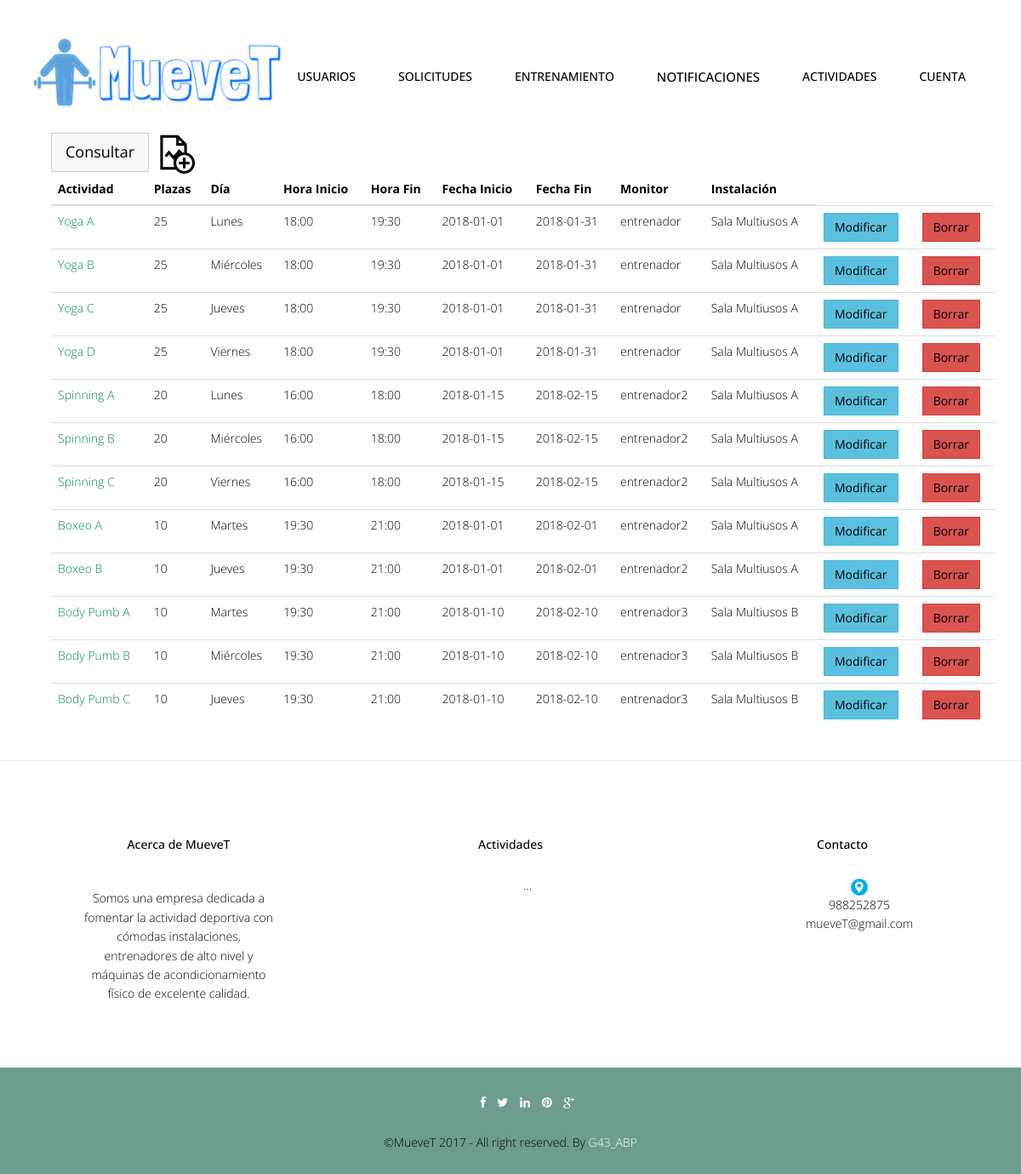
Screenshot of /abp/Controllers/ACTIVIDAD_GRUPAL_Controller.php (signed in) with the database file from the repository.
### tables this page shows
CREATE TABLE IF NOT EXISTS `actividadgrupal` (
  `idActividadGrupal` int(10) NOT NULL,
  `nombreActividadGrupal` varchar(80) NOT NULL,
  `descripcionActividadGrupal` text,
  `numPlazasActividadGrupal` int(10) NOT NULL,
  `diaActividadGrupal` varchar(20) NOT NULL,
  `horaInicioActividadGrupal` time NOT NULL,
  `horaFinActividadGrupal` time NOT NULL,
  `fechaInicioActividadGrupal` date NOT NULL,
  `fechaFinActividadGrupal` date NOT NULL,
  `username` varchar(20) NOT NULL,
  `idInstalacion` int(10) NOT NULL
);

CREATE TABLE IF NOT EXISTS `instalacion` (
  `idInstalacion` int(10) NOT NULL,
  `nombreInstalacion` varchar(45) NOT NULL,
  `descipcionInstalacion` varchar(255) DEFAULT NULL,
  `aforoIntalacion` int(10) NOT NULL
);

### abp/Models/ACTIVIDAD_GRUPAL_Model.php (called while the page is built, shortened)
<?php
include '../Functions/LibraryFunctions.php';
class ACTIVIDAD_GRUPAL_Model {
    var $mysqli;
    function ConectarBD() {
        $this->mysqli = new mysqli("localhost", "root", "", "muevet");
    }
    function Listar() {
        $sql = "SELECT * FROM actividadGrupal";
        if (!($resultado = $this->mysqli->query($sql))) {
            return 'Error en la consulta sobre la base de datos.';
        } else {
            $toret = array();
            $i = 0;
            while ($fila = $resultado->fetch_array()) {
                $toret[$i] = $fila;
                $i++;
            }
            return $toret;
        }
    }
}
?>

### abp/Views/ACTIVIDAD_GRUPAL_SHOWALL_Vista.php (the view, shortened to what this page needs)
<?php
class ACTIVIDAD_GRUPAL_Listar {
    private $datos;
    function __construct($array, $volver) {
        $this->datos = $array;
        $this->render();
    }
    function render() {
        ?>
        <div class="container">
            <?php
            $lista = array('nombreActividadGrupal', 'numPlazasActividadGrupal', 'diaActividadGrupal', 'horaInicioActividadGrupal', 'horaFinActividadGrupal', 'fechaInicioActividadGrupal', 'fechaFinActividadGrupal' ,'username', 'idInstalacion');
            ?>
            <div class="container">
                <div class="col-lg-12">
                    <button type="button" class="btn btn-default btn-lg"><a href='ACTIVIDAD_GRUPAL_Controller.php?accion=<?php echo $strings['Consultar']; ?>'><?php echo $strings['Consultar'] ?></a></button>
                    <?php if (ConsultarTipoUsuarioLogin() == 1) { ?>
                        <a href='ACTIVIDAD_GRUPAL_Controller.php?accion=<?php echo $strings['Insertar']; ?>'><img src="../img/actividadadd.png" width="50px" height="50px"></a>
                    <?php } ?>
                    <table class="table">
                        <thead class="thead-dark">
                            <tr>
                                <?php
                                foreach ($lista as $titulo) {
                                    echo "<th>";
                                    echo $strings[$titulo];
                                    echo "</th>";
                                }
                                echo "</tr>";
                                echo "</thead>";
                                echo "<tbody>";
                                for ($j = 0; $j < count($this->datos); $j++) {
                                    echo "<tr>";
                                    foreach ($this->datos [$j] as $clave => $valor) {
                                        for ($i = 0; $i < count($lista); $i++) {
                                            if ($clave === $lista[$i]) {
                                                echo "<td>";
                                                if ($clave === 'nombreActividadGrupal') {
                                                    ?>
                                            <a href='ACTIVIDAD_GRUPAL_Controller.php?idActividadGrupal=<?php echo $this->datos[$j]['idActividadGrupal'] . '&accion=' . $strings['Ver']; ?>'><font color="#088A4B"><?php echo $valor; ?></font></a> <?php
                                        } else if($clave === 'horaInicioActividadGrupal'){
                                            echo CambiarFormatoTiempoHoraInicio($this->datos[$j]['idActividadGrupal']);
                                        }else if($clave === 'horaFinActividadGrupal'){
                                            echo CambiarFormatoTiempoHoraFin($this->datos[$j]['idActividadGrupal']);
                                        }else if($clave === 'idInstalacion'){
                                            echo ConsultarNombreInstalacion($this->datos[$j]['idInstalacion']);
                                        }else {
                                            echo $valor;
                                        }
                                        echo "</td>";
                                    }
                                }
                            }
                            if (ConsultarTipoUsuarioLogin() == 1) {
                                ?>
                                <td><button type="button" class="btn btn-info"><a href='ACTIVIDAD_GRUPAL_Controller.php?idActividadGrupal=<?php echo $this->datos[$j]['idActividadGrupal'] . '&accion=' . $strings['Modificar']; ?>'><?php echo $strings['Modificar']; ?></a></button></td>
                                <td><button type="button" class="btn btn-danger"><a href='ACTIVIDAD_GRUPAL_Controller.php?idActividadGrupal=<?php echo $this->datos[$j]['idActividadGrupal'] . '&accion=' . $strings['Borrar']; ?>'><?php echo $strings['Borrar']; ?></a></button></td>
                                <?php
                            } if (ConsultarTipoUsuarioLogin() == 3) {
                                if (ConsultarSolicitudGrupal($this->datos[$j]['idActividadGrupal']) == 0) {
                                    ?>
                                    <td><button type="button" class="btn btn-warning"><a href='ACTIVIDAD_GRUPAL_Controller.php?idActividadGrupal=<?php echo $this->datos[$j]['idActividadGrupal'] . '&accion=' . $strings['Asignar'] . '&userName=' . $_SESSION['login']; ?>'><?php echo $strings['EnTramite']; ?></a></button></td>
                                <?php } else if (ConsultarSolicitudGrupal($this->datos[$j]['idActividadGrupal']) == 1) {
                                    ?>
                                    <td><button type="button" class="btn btn-info"><a href='ACTIVIDAD_GRUPAL_Controller.php?idActividadGrupal=<?php echo $this->datos[$j]['idActividadGrupal'] . '&accion=' . $strings['Asignar'] . '&userName=' . $_SESSION['login']; ?>'><?php echo $strings['YaInscrito']; ?></a></button></td>
                                <?php } else if (ConsultarSolicitudGrupal($this->datos[$j]['idActividadGrupal']) != 1 || ConsultarSolicitudGrupal($this->datos[$j]['idActividadGrupal']) != 0) {
                                    ?>
                                    <td><button type="button" class="btn btn-success"><a href='ACTIVIDAD_GRUPAL_Controller.php?idActividadGrupal=<?php echo $this->datos[$j]['idActividadGrupal'] . '&accion=' . $strings['Asignar'] . '&userName=' . $_SESSION['login']; ?>'><?php echo $strings['MandarSolicitud']; ?></a></button></td>
                                            <?php
                                            }
                                            }
                                            }
                                            ?>
                                    </tbody>
                                </table>
                            </div>
                        </div>
                    </div>
                    <?php
                    include '../Views/footer.php';
                }
            }

### abp/css/style.css (style rules this page uses)
body { font-family:'Open Sans', Arial, sans-serif; font-size:14px; font-weight:300; line-height:1.6em; color:#000; background-color:#fff; }
.link-list ul,li,a { color:#000; list-style:none; }

### abp/css/overwrite.css (style rules this page uses)
.btn { text-shadow: none; background-image:none; border-color: none; border-bottom-color: none; -webkit-box-shadow: none; -moz-box-shadow: none; box-shadow: none; }
.btn { outline:0; -webkit-border-radius: 0; -moz-border-radius: 0; border-radius: 0; }
.btn-lg { -webkit-border-radius: 0; -moz-border-radius: 0; border-radius: 0; }
.btn-default { color: #333333; background-color: #f8f8f8; }

### rows the page displays
actividadgrupal: nombreActividadGrupal "Yoga A", numPlazasActividadGrupal "25", diaActividadGrupal "Lunes", fechaInicioActividadGrupal "2018-01-01", fechaFinActividadGrupal "2018-01-31", username "entrenador", idInstalacion.nombreInstalacion "Sala Multiusos A"
actividadgrupal: nombreActividadGrupal "Yoga B", numPlazasActividadGrupal "25", diaActividadGrupal "Miércoles", fechaInicioActividadGrupal "2018-01-01", fechaFinActividadGrupal "2018-01-31", username "entrenador", idInstalacion.nombreInstalacion "Sala Multiusos A"
actividadgrupal: nombreActividadGrupal "Yoga C", numPlazasActividadGrupal "25", diaActividadGrupal "Jueves", fechaInicioActividadGrupal "2018-01-01", fechaFinActividadGrupal "2018-01-31", username "entrenador", idInstalacion.nombreInstalacion "Sala Multiusos A"
actividadgrupal: nombreActividadGrupal "Yoga D", numPlazasActividadGrupal "25", diaActividadGrupal "Viernes", fechaInicioActividadGrupal "2018-01-01", fechaFinActividadGrupal "2018-01-31", username "entrenador", idInstalacion.nombreInstalacion "Sala Multiusos A"
actividadgrupal: nombreActividadGrupal "Spinning A", numPlazasActividadGrupal "20", diaActividadGrupal "Lunes", fechaInicioActividadGrupal "2018-01-15", fechaFinActividadGrupal "2018-02-15", username "entrenador2", idInstalacion.nombreInstalacion "Sala Multiusos A"
actividadgrupal: nombreActividadGrupal "Spinning B", numPlazasActividadGrupal "20", diaActividadGrupal "Miércoles", fechaInicioActividadGrupal "2018-01-15", fechaFinActividadGrupal "2018-02-15", username "entrenador2", idInstalacion.nombreInstalacion "Sala Multiusos A"
actividadgrupal: nombreActividadGrupal "Spinning C", numPlazasActividadGrupal "20", diaActividadGrupal "Viernes", fechaInicioActividadGrupal "2018-01-15", fechaFinActividadGrupal "2018-02-15", username "entrenador2", idInstalacion.nombreInstalacion "Sala Multiusos A"
actividadgrupal: nombreActividadGrupal "Boxeo A", numPlazasActividadGrupal "10", diaActividadGrupal "Martes", fechaInicioActividadGrupal "2018-01-01", fechaFinActividadGrupal "2018-02-01", username "entrenador2", idInstalacion.nombreInstalacion "Sala Multiusos A"
actividadgrupal: nombreActividadGrupal "Boxeo B", numPlazasActividadGrupal "10", diaActividadGrupal "Jueves", fechaInicioActividadGrupal "2018-01-01", fechaFinActividadGrupal "2018-02-01", username "entrenador2", idInstalacion.nombreInstalacion "Sala Multiusos A"
actividadgrupal: nombreActividadGrupal "Body Pumb A", numPlazasActividadGrupal "10", diaActividadGrupal "Martes", fechaInicioActividadGrupal "2018-01-10", fechaFinActividadGrupal "2018-02-10", username "entrenador3", idInstalacion.nombreInstalacion "Sala Multiusos B"
actividadgrupal: nombreActividadGrupal "Body Pumb B", numPlazasActividadGrupal "10", diaActividadGrupal "Miércoles", fechaInicioActividadGrupal "2018-01-10", fechaFinActividadGrupal "2018-02-10", username "entrenador3", idInstalacion.nombreInstalacion "Sala Multiusos B"
actividadgrupal: nombreActividadGrupal "Body Pumb C", numPlazasActividadGrupal "10", diaActividadGrupal "Jueves", fechaInicioActividadGrupal "2018-01-10", fechaFinActividadGrupal "2018-02-10", username "entrenador3", idInstalacion.nombreInstalacion "Sala Multiusos B"

### other values shown
$strings['Cuenta'] "CUENTA"
$strings['Consultar'] "Consultar"
$strings[$titulo] "Actividad"
$strings[$titulo] "Plazas"
$strings[$titulo] "Día"
$strings[$titulo] "Hora Inicio"
$strings[$titulo] "Hora Fin"
$strings[$titulo] "Fecha Inicio"
$strings[$titulo] "Fecha Fin"
$strings[$titulo] "Monitor"
$strings[$titulo] "Instalación"
CambiarFormatoTiempoHoraInicio($this->datos[$j]['idActividadGrupal']) "18:00"
CambiarFormatoTiempoHoraFin($this->datos[$j]['idActividadGrupal']) "19:30"
CambiarFormatoTiempoHoraInicio($this->datos[$j]['idActividadGrupal']) "16:00"
CambiarFormatoTiempoHoraFin($this->datos[$j]['idActividadGrupal']) "18:00"
